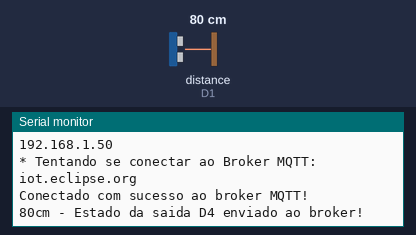
Bench run of a sketch on a simulated ESP8266 (NodeMCU). Parts: the last lines printed to the serial monitor. The inputs (shaded band) are chosen by the test bench; at power-on: distance to the obstacle (sensor on D1) 80 cm. The echo pulse lasts 58.3 µs per cm; WiFi joins after 1.5 s; servers stay silent unless stated; no MQTT or app messages arrive unless stated.

Above: at 2.7 s.
2.8 s: distance to the obstacle (sensor on D1) set to 2 cm
At 3.9 s:
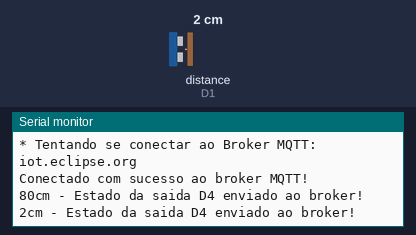
4.3 s: distance to the obstacle (sensor on D1) set to 4 cm
At 4.3 s:
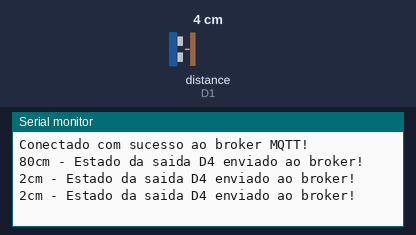
Timing chart, 0 to 7.3 s (numbered marks = the images above; inputs shaded):
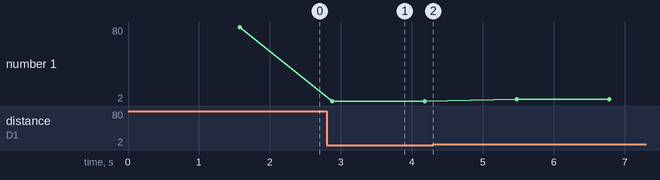

The sketch:

ultrasonico.ino
```cpp
#include <ESP8266WiFi.h>          //ESP8266 Core WiFi Library (you most likely already have this in your sketch)
#include <DNSServer.h>            //Local DNS Server used for redirecting all requests to the configuration portal
#include <ESP8266WebServer.h>     //Local WebServer used to serve the configuration portal
#include <WiFiManager.h>          //https://github.com/tzapu/WiFiManager WiFi Configuration Magic
#include <Ultrasonic.h>           //Leitura de distância com o sensor HCSR04
#include <PubSubClient.h>         // Importa a Biblioteca PubSubClient

Ultrasonic ultrassom(4, 5); // define o nome do sensor(ultrassom)
//e onde esta ligado o trig(4) e o echo(5) respectivamente
long distancia;
//char* distancia;

//defines:
//defines de id mqtt e tópicos para publicação e subscribe
#define TOPICO_SUBSCRIBE "29asoMqttPresencaOutput"     //tópico MQTT de escuta
#define TOPICO_PUBLISH   "29asoMqttPresencaInput"    //tópico MQTT de envio de informações para Broker
//IMPORTANTE: recomendamos fortemente alterar os nomes
//            desses tópicos. Caso contrário, há grandes
//            chances de você controlar e monitorar o NodeMCU
//            de outra pessoa.
#define ID_MQTT  "29asoMqttPres"  //id mqtt (para identificação de sessão)
//IMPORTANTE: este deve ser único no broker (ou seja,
//            se um client MQTT tentar entrar com o mesmo
//            id de outro já conectado ao broker, o broker
//            irá fechar a conexão de um deles).


//defines - mapeamento de pinos do NodeMCU
#define D0    16
#define D1    5
#define D2    4
#define D3    0
#define D4    2
#define D5    14
#define D6    12
#define D7    13
#define D8    15
#define D9    3
#define D10   1
#define led   16


// WIFI
const char* SSID = "DarkStar"; // SSID / nome da rede WI-FI que deseja se conectar
const char* PASSWORD = "iot123123"; // Senha da rede WI-FI que deseja se conectar

// MQTT
const char* BROKER_MQTT = "iot.eclipse.org"; //URL do broker MQTT que se deseja utilizar
int BROKER_PORT = 1883; // Porta do Broker MQTT


//Variáveis e objetos globais
WiFiClient espClient; // Cria o objeto espClient
PubSubClient MQTT(espClient); // Instancia o Cliente MQTT passando o objeto espClient
char EstadoSaida = '0';  //variável que armazena o estado atual da saída

//Prototypes
void initSerial();
void initWiFi();
void initMQTT();
void reconectWiFi();
void mqtt_callback(char* topic, byte* payload, unsigned int length);
void VerificaConexoesWiFIEMQTT(void);
void InitOutput(void);

/*
    Implementações das funções
*/
void setup()
{
  //inicializações:
  InitOutput();
  initSerial();
  initWiFi();
  initMQTT();
  Serial.begin(115200); //Habilita Comunicação Serial a uma taxa de 115200 bauds.
  //WiFiManager wifiManager;
  //wifiManager.autoConnect("ultra", "ultra");
  //Serial.println("connected...yeey :)");
}

//Função: inicializa comunicação serial com baudrate 115200 (para fins de monitorar no terminal serial
//        o que está acontecendo.
//Parâmetros: nenhum
//Retorno: nenhum
void initSerial()
{
  Serial.begin(115200);
}

//Função: inicializa e conecta-se na rede WI-FI desejada
//Parâmetros: nenhum
//Retorno: nenhum
void initWiFi()
{
  delay(10);
  Serial.println("------Conexao WI-FI------");
  Serial.print("Conectando-se na rede: ");
  Serial.println(SSID);
  Serial.println("Aguarde");

  reconectWiFi();
}

//Função: inicializa parâmetros de conexão MQTT(endereço do
//        broker, porta e seta função de callback)
//Parâmetros: nenhum
//Retorno: nenhum
void initMQTT()
{
  MQTT.setServer(BROKER_MQTT, BROKER_PORT);   //informa qual broker e porta deve ser conectado
  MQTT.setCallback(mqtt_callback);            //atribui função de callback (função chamada quando qualquer informação de um dos tópicos subescritos chega)
}

//Função: função de callback
//        esta função é chamada toda vez que uma informação de
//        um dos tópicos subescritos chega)
//Parâmetros: nenhum
//Retorno: nenhum
void mqtt_callback(char* topic, byte* payload, unsigned int length)
{
  String msg;

  //obtem a string do payload recebido
  for (int i = 0; i < length; i++)
  {
    char c = (char)payload[i];
    msg += c;
  }

  //toma ação dependendo da string recebida:
  //verifica se deve colocar nivel alto de tensão na saída D4:
  //IMPORTANTE: o Led já contido na placa é acionado com lógica invertida (ou seja,
  //enviar HIGH para o output faz o Led apagar / enviar LOW faz o Led acender)
  if (msg.equals("D"))
  {
    //digitalWrite(D4, LOW);
    EstadoSaida = '1';
  }

  //verifica se deve colocar nivel alto de tensão na saída D4:
  if (msg.equals("L"))
  {
    //digitalWrite(D4, HIGH);
    EstadoSaida = '0';
  }

}

//Função: reconecta-se ao broker MQTT (caso ainda não esteja conectado ou em caso de a conexão cair)
//        em caso de sucesso na conexão ou reconexão, o subscribe dos tópicos é refeito.
//Parâmetros: nenhum
//Retorno: nenhum
void reconnectMQTT()
{
  while (!MQTT.connected())
  {
    Serial.print("* Tentando se conectar ao Broker MQTT: ");
    Serial.println(BROKER_MQTT);
    if (MQTT.connect(ID_MQTT))
    {
      Serial.println("Conectado com sucesso ao broker MQTT!");
      MQTT.subscribe(TOPICO_SUBSCRIBE);
    }
    else
    {
      Serial.println("Falha ao reconectar no broker.");
      Serial.println("Havera nova tentatica de conexao em 2s");
      delay(2000);
    }
  }
}

//Função: reconecta-se ao WiFi
//Parâmetros: nenhum
//Retorno: nenhum
void reconectWiFi()
{
  //se já está conectado a rede WI-FI, nada é feito.
  //Caso contrário, são efetuadas tentativas de conexão
  if (WiFi.status() == WL_CONNECTED)
    return;

  WiFi.begin(SSID, PASSWORD); // Conecta na rede WI-FI

  while (WiFi.status() != WL_CONNECTED)
  {
    delay(100);
    Serial.print(".");
  }

  Serial.println();
  Serial.print("Conectado com sucesso na rede ");
  Serial.print(SSID);
  Serial.println("IP obtido: ");
  Serial.println(WiFi.localIP());
}

//Função: verifica o estado das conexões WiFI e ao broker MQTT.
//        Em caso de desconexão (qualquer uma das duas), a conexão
//        é refeita.
//Parâmetros: nenhum
//Retorno: nenhum
void VerificaConexoesWiFIEMQTT(void)
{
  if (!MQTT.connected())
    reconnectMQTT(); //se não há conexão com o Broker, a conexão é refeita

  reconectWiFi(); //se não há conexão com o WiFI, a conexão é refeita
}

//Função: envia ao Broker o estado atual do output
//Parâmetros: nenhum
//Retorno: nenhum
void EnviaEstadoOutputMQTT(void)
{
  distancia = ultrassom.Ranging(CM); // ultrassom.Ranging(CM) retorna a distancia em
  //char* dist = toChar(distancia, DEC);
  //String att = "12334";
  // centímetros(CM) ou polegadas(INC)
  String dd = String(distancia);
  char aa[23];
  dd.toCharArray(aa,23);
  char* tet = aa;
  // if (EstadoSaida == '0')
  MQTT.publish(TOPICO_PUBLISH, tet );

  // if (EstadoSaida == '1')
  //   MQTT.publish(TOPICO_PUBLISH, "D");


  Serial.print(distancia); //imprime o valor da variável distancia
  Serial.print("cm");
  Serial.println(" - Estado da saida D4 enviado ao broker!");
  delay(1000);
}

//Função: inicializa o output em nível lógico baixo
//Parâmetros: nenhum
//Retorno: nenhum
void InitOutput(void)
{
  //IMPORTANTE: o Led já contido na placa é acionado com lógica invertida (ou seja,
  //enviar HIGH para o output faz o Led apagar / enviar LOW faz o Led acender)
  //pinMode(D4, OUTPUT);
  //digitalWrite(D4, HIGH);
}


// Função que se repete infinitamente quando a placa é ligada
void loop()
{
  //distancia = ultrassom.Ranging(CM);// ultrassom.Ranging(CM) retorna a distancia em
  //distancia = 1;                            // centímetros(CM) ou polegadas(INC)
  //Serial.print(distancia); //imprime o valor da variável distancia
  //Serial.println("cm");

  VerificaConexoesWiFIEMQTT(); //garante funcionamento das conexões WiFi e ao broker MQTT

  EnviaEstadoOutputMQTT();  //envia o status de todos os outputs para o Broker no protocolo esperado

  MQTT.loop(); //keep-alive da comunicação com broker MQTT
  delay(300);
}
```

Measured:
- after the input at 2.8 s, the serial monitor: prints a new line after 0.08 s (image 1)
- plotted number 1: 80 → 2 after the input at 2.8 s
